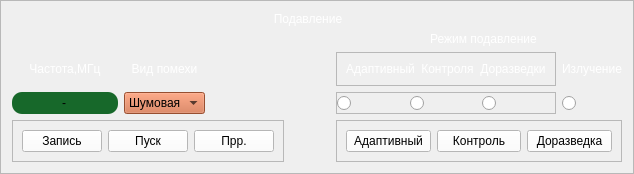
                <widget class="QFrame" name="frame_9">
                 <property name="sizePolicy">
                  <sizepolicy hsizetype="Preferred" vsizetype="Preferred">
                   <horstretch>0</horstretch>
                   <verstretch>0</verstretch>
                  </sizepolicy>
                 </property>
                 <property name="frameShape">
                  <enum>QFrame::StyledPanel</enum>
                 </property>
                 <property name="frameShadow">
                  <enum>QFrame::Plain</enum>
                 </property>
                 <layout class="QGridLayout" name="gridLayout">
                  <item row="1" column="5" colspan="2">
                   <widget class="QLabel" name="lbl_25">
                    <property name="sizePolicy">
                     <sizepolicy hsizetype="Preferred" vsizetype="Preferred">
                      <horstretch>0</horstretch>
                      <verstretch>0</verstretch>
                     </sizepolicy>
                    </property>
                    <property name="styleSheet">
                     <string notr="true">color: rgb(255, 255, 255);
font: 9pt &quot;MS Shell Dlg 2&quot;;</string>
                    </property>
                    <property name="text">
                     <string>Режим подавление</string>
                    </property>
                    <property name="alignment">
                     <set>Qt::AlignCenter</set>
                    </property>
                   </widget>
                  </item>
                  <item row="2" column="7">
                   <widget class="QLabel" name="lbl_24">
                    <property name="sizePolicy">
                     <sizepolicy hsizetype="Preferred" vsizetype="Preferred">
                      <horstretch>0</horstretch>
                      <verstretch>0</verstretch>
                     </sizepolicy>
                    </property>
                    <property name="styleSheet">
                     <string notr="true">color: rgb(255, 255, 255);
font: 9pt &quot;MS Shell Dlg 2&quot;;</string>
                    </property>
                    <property name="text">
                     <string>Излучение</string>
                    </property>
                    <property name="alignment">
                     <set>Qt::AlignCenter</set>
                    </property>
                   </widget>
                  </item>
                  <item row="3" column="7">
                   <widget class="QRadioButton" name="radioButton_9">
                    <property name="sizePolicy">
                     <sizepolicy hsizetype="Preferred" vsizetype="Preferred">
                      <horstretch>0</horstretch>
                      <verstretch>0</verstretch>
                     </sizepolicy>
                    </property>
                    <property name="text">
                     <string/>
                    </property>
                   </widget>
                  </item>
                  <item row="2" column="4" colspan="3">
                   <widget class="QFrame" name="frame_12">
                    <property name="sizePolicy">
                     <sizepolicy hsizetype="Preferred" vsizetype="Preferred">
                      <horstretch>0</horstretch>
                      <verstretch>0</verstretch>
                     </sizepolicy>
                    </property>
                    <property name="frameShape">
                     <enum>QFrame::StyledPanel</enum>
                    </property>
                    <property name="frameShadow">
                     <enum>QFrame::Raised</enum>
                    </property>
                    <layout class="QHBoxLayout" name="horizontalLayout_7">
                     <item>
                      <widget class="QLabel" name="lbl_21">
                       <property name="sizePolicy">
                        <sizepolicy hsizetype="Preferred" vsizetype="Preferred">
                         <horstretch>0</horstretch>
                         <verstretch>0</verstretch>
                        </sizepolicy>
                       </property>
                       <property name="styleSheet">
                        <string notr="true">color: rgb(255, 255, 255);
font: 9pt &quot;MS Shell Dlg 2&quot;;</string>
                       </property>
                       <property name="text">
                        <string>Адаптивный</string>
                       </property>
                       <property name="alignment">
                        <set>Qt::AlignCenter</set>
                       </property>
                      </widget>
                     </item>
                     <item>
                      <widget class="QLabel" name="lbl_22">
                       <property name="sizePolicy">
                        <sizepolicy hsizetype="Preferred" vsizetype="Preferred">
                         <horstretch>0</horstretch>
                         <verstretch>0</verstretch>
                        </sizepolicy>
                       </property>
                       <property name="styleSheet">
                        <string notr="true">color: rgb(255, 255, 255);
font: 9pt &quot;MS Shell Dlg 2&quot;;</string>
                       </property>
                       <property name="text">
                        <string>Контроля</string>
                       </property>
                       <property name="alignment">
                        <set>Qt::AlignCenter</set>
                       </property>
                      </widget>
                     </item>
                     <item>
                      <widget class="QLabel" name="lbl_23">
                       <property name="sizePolicy">
                        <sizepolicy hsizetype="Preferred" vsizetype="Preferred">
                         <horstretch>0</horstretch>
                         <verstretch>0</verstretch>
                        </sizepolicy>
                       </property>
                       <property name="styleSheet">
                        <string notr="true">color: rgb(255, 255, 255);
font: 9pt &quot;MS Shell Dlg 2&quot;;</string>
                       </property>
                       <property name="text">
                        <string>Доразведки</string>
                       </property>
                       <property name="alignment">
                        <set>Qt::AlignCenter</set>
                       </property>
                      </widget>
                     </item>
                    </layout>
                   </widget>
                  </item>
                  <item row="4" column="4" colspan="4">
                   <widget class="QFrame" name="frame_15">
                    <property name="sizePolicy">
                     <sizepolicy hsizetype="Preferred" vsizetype="Preferred">
                      <horstretch>0</horstretch>
                      <verstretch>0</verstretch>
                     </sizepolicy>
                    </property>
                    <property name="frameShape">
                     <enum>QFrame::StyledPanel</enum>
                    </property>
                    <property name="frameShadow">
                     <enum>QFrame::Raised</enum>
                    </property>
                    <layout class="QHBoxLayout" name="horizontalLayout_5">
                     <item>
                      <widget class="QPushButton" name="btn_adaptiv">
                       <property name="sizePolicy">
                        <sizepolicy hsizetype="Preferred" vsizetype="Preferred">
                         <horstretch>0</horstretch>
                         <verstretch>0</verstretch>
                        </sizepolicy>
                       </property>
                       <property name="cursor">
                        <cursorShape>PointingHandCursor</cursorShape>
                       </property>
                       <property name="styleSheet">
                        <string notr="true">background-color: rgb(255,255,255)</string>
                       </property>
                       <property name="text">
                        <string>Адаптивный</string>
                       </property>
                      </widget>
                     </item>
                     <item>
                      <widget class="QPushButton" name="btn_control">
                       <property name="sizePolicy">
                        <sizepolicy hsizetype="Preferred" vsizetype="Preferred">
                         <horstretch>0</horstretch>
                         <verstretch>0</verstretch>
                        </sizepolicy>
                       </property>
                       <property name="cursor">
                        <cursorShape>PointingHandCursor</cursorShape>
                       </property>
                       <property name="styleSheet">
                        <string notr="true">background-color: rgb(255,255,255)</string>
                       </property>
                       <property name="text">
                        <string>Контроль</string>
                       </property>
                      </widget>
                     </item>
                     <item>
                      <widget class="QPushButton" name="btn_doraz">
                       <property name="sizePolicy">
                        <sizepolicy hsizetype="Preferred" vsizetype="Preferred">
                         <horstretch>0</horstretch>
                         <verstretch>0</verstretch>
                        </sizepolicy>
                       </property>
                       <property name="cursor">
                        <cursorShape>PointingHandCursor</cursorShape>
                       </property>
                       <property name="styleSheet">
                        <string notr="true">background-color: rgb(255,255,255)</string>
                       </property>
                       <property name="text">
                        <string>Доразведка</string>
                       </property>
                      </widget>
                     </item>
                    </layout>
                   </widget>
                  </item>
                  <item row="3" column="4" colspan="3">
                   <widget class="QFrame" name="frame_18">
                    <property name="sizePolicy">
                     <sizepolicy hsizetype="Preferred" vsizetype="Preferred">
                      <horstretch>0</horstretch>
                      <verstretch>0</verstretch>
                     </sizepolicy>
                    </property>
                    <property name="frameShape">
                     <enum>QFrame::StyledPanel</enum>
                    </property>
                    <property name="frameShadow">
                     <enum>QFrame::Raised</enum>
                    </property>
                    <layout class="QHBoxLayout" name="horizontalLayout_6">
                     <property name="spacing">
                      <number>0</number>
                     </property>
                     <property name="leftMargin">
                      <number>0</number>
                     </property>
                     <property name="topMargin">
                      <number>0</number>
                     </property>
                     <property name="rightMargin">
                      <number>0</number>
                     </property>
                     <property name="bottomMargin">
                      <number>0</number>
                     </property>
                     <item>
                      <widget class="QRadioButton" name="radioButton_8">
                       <property name="sizePolicy">
                        <sizepolicy hsizetype="Preferred" vsizetype="Preferred">
                         <horstretch>0</horstretch>
                         <verstretch>0</verstretch>
                        </sizepolicy>
                       </property>
                       <property name="text">
                        <string/>
                       </property>
                      </widget>
                     </item>
                     <item>
                      <widget class="QRadioButton" name="radioButton_7">
                       <property name="sizePolicy">
                        <sizepolicy hsizetype="Preferred" vsizetype="Preferred">
                         <horstretch>0</horstretch>
                         <verstretch>0</verstretch>
                        </sizepolicy>
                       </property>
                       <property name="text">
                        <string/>
                       </property>
                      </widget>
                     </item>
                     <item>
                      <widget class="QRadioButton" name="radioButton_6">
                       <property name="sizePolicy">
                        <sizepolicy hsizetype="Preferred" vsizetype="Preferred">
                         <horstretch>0</horstretch>
                         <verstretch>0</verstretch>
                        </sizepolicy>
                       </property>
                       <property name="text">
                        <string/>
                       </property>
                      </widget>
                     </item>
                    </layout>
                   </widget>
                  </item>
                  <item row="4" column="0" colspan="3">
                   <widget class="QFrame" name="frame_14">
                    <property name="sizePolicy">
                     <sizepolicy hsizetype="Preferred" vsizetype="Preferred">
                      <horstretch>0</horstretch>
                      <verstretch>0</verstretch>
                     </sizepolicy>
                    </property>
                    <property name="frameShape">
                     <enum>QFrame::StyledPanel</enum>
                    </property>
                    <property name="frameShadow">
                     <enum>QFrame::Raised</enum>
                    </property>
                    <layout class="QHBoxLayout" name="horizontalLayout_4">
                     <item>
                      <widget class="QPushButton" name="btn_z">
                       <property name="sizePolicy">
                        <sizepolicy hsizetype="Preferred" vsizetype="Preferred">
                         <horstretch>0</horstretch>
                         <verstretch>0</verstretch>
                        </sizepolicy>
                       </property>
                       <property name="cursor">
                        <cursorShape>PointingHandCursor</cursorShape>
                       </property>
                       <property name="styleSheet">
                        <string notr="true">background-color: rgb(255,255,255)</string>
                       </property>
                       <property name="text">
                        <string>Запись</string>
                       </property>
                      </widget>
                     </item>
                     <item>
                      <widget class="QPushButton" name="btn_pusk">
                       <property name="sizePolicy">
                        <sizepolicy hsizetype="Preferred" vsizetype="Preferred">
                         <horstretch>0</horstretch>
                         <verstretch>0</verstretch>
                        </sizepolicy>
                       </property>
                       <property name="cursor">
                        <cursorShape>PointingHandCursor</cursorShape>
                       </property>
                       <property name="styleSheet">
                        <string notr="true">background-color: rgb(255,255,255)</string>
                       </property>
                       <property name="text">
                        <string>Пуск</string>
                       </property>
                      </widget>
                     </item>
                     <item>
                      <widget class="QPushButton" name="btn_prr">
                       <property name="sizePolicy">
                        <sizepolicy hsizetype="Preferred" vsizetype="Preferred">
                         <horstretch>0</horstretch>
                         <verstretch>0</verstretch>
                        </sizepolicy>
                       </property>
                       <property name="cursor">
                        <cursorShape>PointingHandCursor</cursorShape>
                       </property>
                       <property name="styleSheet">
                        <string notr="true">background-color: rgb(255,255,255)</string>
                       </property>
                       <property name="text">
                        <string>Прр.</string>
                       </property>
                      </widget>
                     </item>
                    </layout>
                   </widget>
                  </item>
                  <item row="4" column="3">
                   <spacer name="horizontalSpacer_2">
                    <property name="sizePolicy">
                     <sizepolicy hsizetype="Minimum" vsizetype="Minimum">
                      <horstretch>0</horstretch>
                      <verstretch>0</verstretch>
                     </sizepolicy>
                    </property>
                    <property name="orientation">
                     <enum>Qt::Horizontal</enum>
                    </property>
                    <property name="sizeHint" stdset="0">
                     <size>
                      <width>40</width>
                      <height>20</height>
                     </size>
                    </property>
                   </spacer>
                  </item>
                  <item row="3" column="1">
                   <widget class="QComboBox" name="cb_mod_2">
                    <property name="sizePolicy">
                     <sizepolicy hsizetype="Preferred" vsizetype="Preferred">
                      <horstretch>0</horstretch>
                      <verstretch>0</verstretch>
                     </sizepolicy>
                    </property>
                    <property name="cursor">
                     <cursorShape>PointingHandCursor</cursorShape>
                    </property>
                    <property name="styleSheet">
                     <string notr="true">background-color: rgb(212, 111, 68)</string>
                    </property>
                    <item>
                     <property name="text">
                      <string>Шумовая</string>
                     </property>
                    </item>
                   </widget>
                  </item>
                  <item row="3" column="0">
                   <widget class="QLineEdit" name="start_2">
                    <property name="sizePolicy">
                     <sizepolicy hsizetype="Preferred" vsizetype="Preferred">
                      <horstretch>0</horstretch>
                      <verstretch>0</verstretch>
                     </sizepolicy>
                    </property>
                    <property name="styleSheet">
                     <string notr="true">background-color: rgb(23,104,42);
border-radius: 10px;
</string>
                    </property>
                    <property name="text">
                     <string>-</string>
                    </property>
                    <property name="alignment">
                     <set>Qt::AlignCenter</set>
                    </property>
                   </widget>
                  </item>
                  <item row="2" column="1">
                   <widget class="QLabel" name="lbl_27">
                    <property name="sizePolicy">
                     <sizepolicy hsizetype="Preferred" vsizetype="Preferred">
                      <horstretch>0</horstretch>
                      <verstretch>0</verstretch>
                     </sizepolicy>
                    </property>
                    <property name="styleSheet">
                     <string notr="true">color: rgb(255, 255, 255);</string>
                    </property>
                    <property name="text">
                     <string>Вид помехи</string>
                    </property>
                    <property name="alignment">
                     <set>Qt::AlignCenter</set>
                    </property>
                   </widget>
                  </item>
                  <item row="2" column="0">
                   <widget class="QLabel" name="lbl_26">
                    <property name="sizePolicy">
                     <sizepolicy hsizetype="Preferred" vsizetype="Preferred">
                      <horstretch>0</horstretch>
                      <verstretch>0</verstretch>
                     </sizepolicy>
                    </property>
                    <property name="styleSheet">
                     <string notr="true">color: rgb(255, 255, 255);</string>
                    </property>
                    <property name="text">
                     <string>Частота,МГц</string>
                    </property>
                    <property name="alignment">
                     <set>Qt::AlignCenter</set>
                    </property>
                   </widget>
                  </item>
                  <item row="0" column="2" colspan="3">
                   <widget class="QLabel" name="lbl_13">
                    <property name="sizePolicy">
                     <sizepolicy hsizetype="Preferred" vsizetype="Preferred">
                      <horstretch>0</horstretch>
                      <verstretch>0</verstretch>
                     </sizepolicy>
                    </property>
                    <property name="styleSheet">
                     <string notr="true">color: rgb(255, 255, 255);</string>
                    </property>
                    <property name="text">
                     <string>Подавление</string>
                    </property>
                    <property name="alignment">
                     <set>Qt::AlignCenter</set>
                    </property>
                   </widget>
                  </item>
                 </layout>
                </widget>
